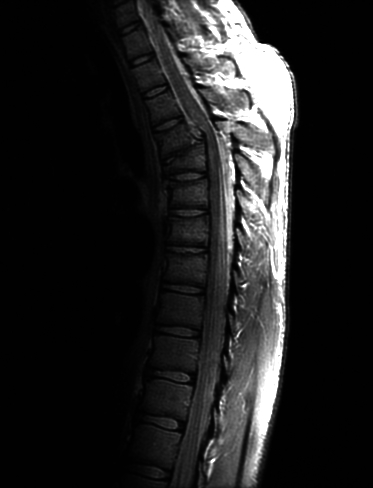
#> input picture problem1/data/Fig1.jpg, 373 x 488 px
$ python problem1.py
#> lines starting #> are read from the running program, lines starting #| are printed output that depends on the picture
import os
import Image
import matplotlib.pyplot as plt

def plot(histogram,image_name):
    plt.clf()
    plt.xlabel('Gray Value')
    plt.ylabel('Count')
    plt.axis([0,len(histogram),0,(max(histogram)/10000+1)*10000])
    for i in xrange(len(histogram)):
        plt.bar(i,histogram[i])
    plt.savefig('histogram_'+image_name)

def equalization(histogram):
    tot_size=sum(histogram)
    max_level=len(histogram)
    acc_sum=0
    change=[0]*max_level
    for i in xrange(max_level):
        acc_sum+=histogram[i]
        change[i]=round((max_level-1.0)*acc_sum/tot_size)
    return change

def work(image_name):
    image=Image.open(image_name)
    histogram=[0]*256
    for i in xrange(image.size[0]):
        for j in xrange(image.size[1]):
            histogram[image.getpixel((i,j))]+=1
    plot(histogram,image_name)
    change=equalization(histogram)
    histogram=[0]*256
    for i in xrange(image.size[0]):
        for j in xrange(image.size[1]):
            image.putpixel((i,j),change[image.getpixel((i,j))])
            histogram[image.getpixel((i,j))]+=1
    plot(histogram,'new_'+image_name)
    image.save('new_'+image_name)

os.chdir('../data')
work('Fig1.jpg')
#> in work, image is the input picture: PIL image 373x488 L; min 0, max 255, mean 32.6
#> in plot, `plt.savefig('histogram_'+image_name)`:
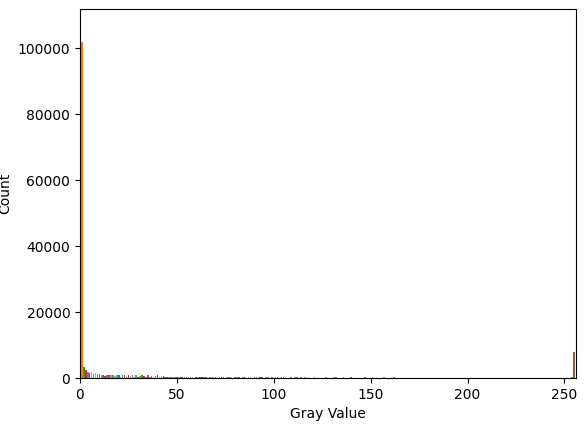
#> figure drawn by matplotlib, 1 panel
#> after the loop in work, `for i in xrange(image.size[0]):`:
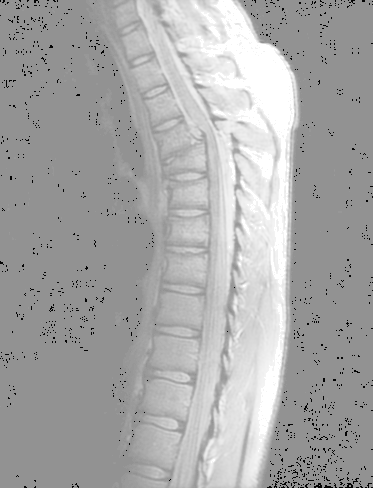
#> image: PIL image 373x488 L; min 3, max 255, mean 168
#> after the loop in work, `for i in xrange(image.size[0]):`: histogram = 256 values, max 102029 at index 146, min 0 at index 0, mean 711
work('Fig2.jpg')
#> call 2 of work, with image_name = 'Fig2.jpg'
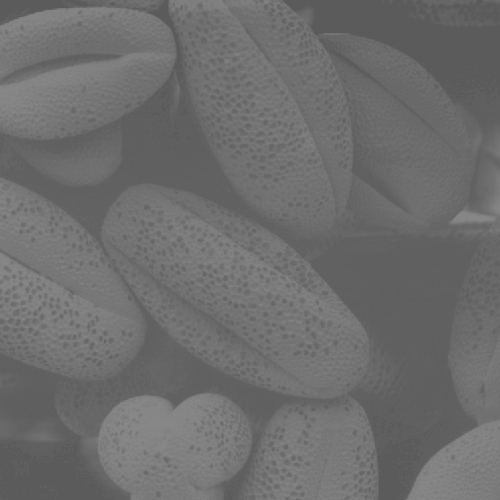
#> input picture problem1/data/Fig2.jpg, 500 x 500 px
#> in work, image is the input picture: PIL image 500x500 L; min 90, max 138, mean 109.1
#> call 3 of plot, with image_name = 'Fig2.jpg'
#> in plot (call 3), `plt.savefig('histogram_'+image_name)`:
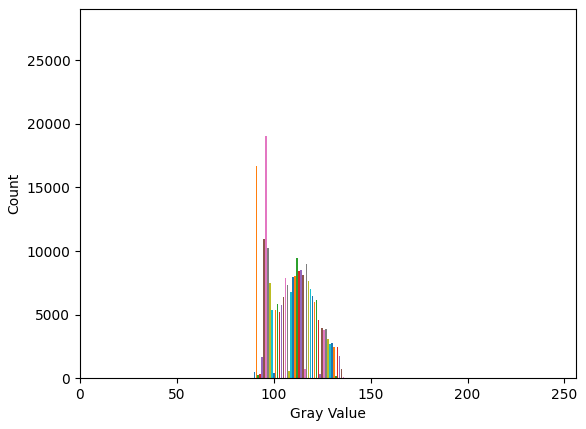
#> figure drawn by matplotlib, 1 panel
#> after the loop in work (call 2), `for i in xrange(image.size[0]):`:
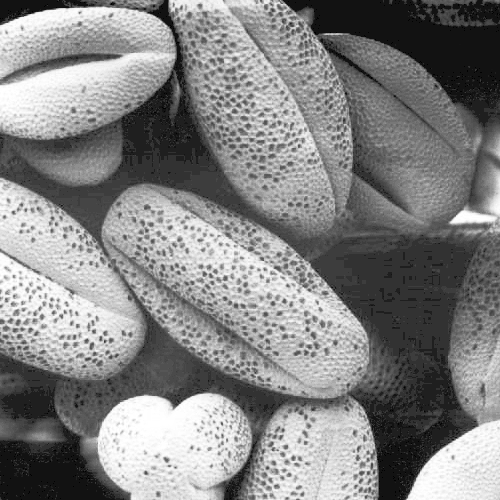
#> image: PIL image 500x500 L; min 1, max 255, mean 131.8
#> after the loop in work (call 2), `for i in xrange(image.size[0]):`: histogram = 256 values, max 19057 at index 50, min 0 at index 0, mean 976.6
#> call 4 of plot, with image_name = 'new_Fig2.jpg'
#> in plot (call 4), `plt.savefig('histogram_'+image_name)`:
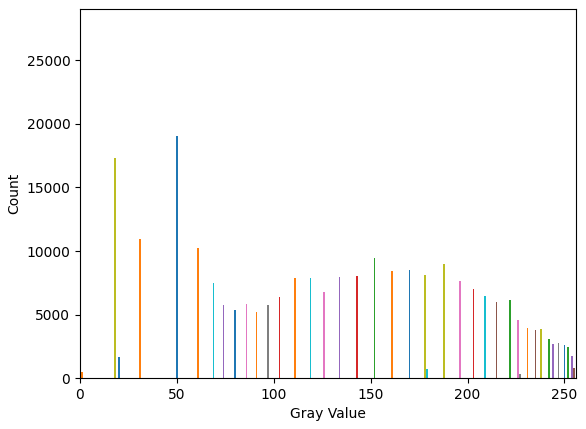
#> figure drawn by matplotlib, 1 panel
